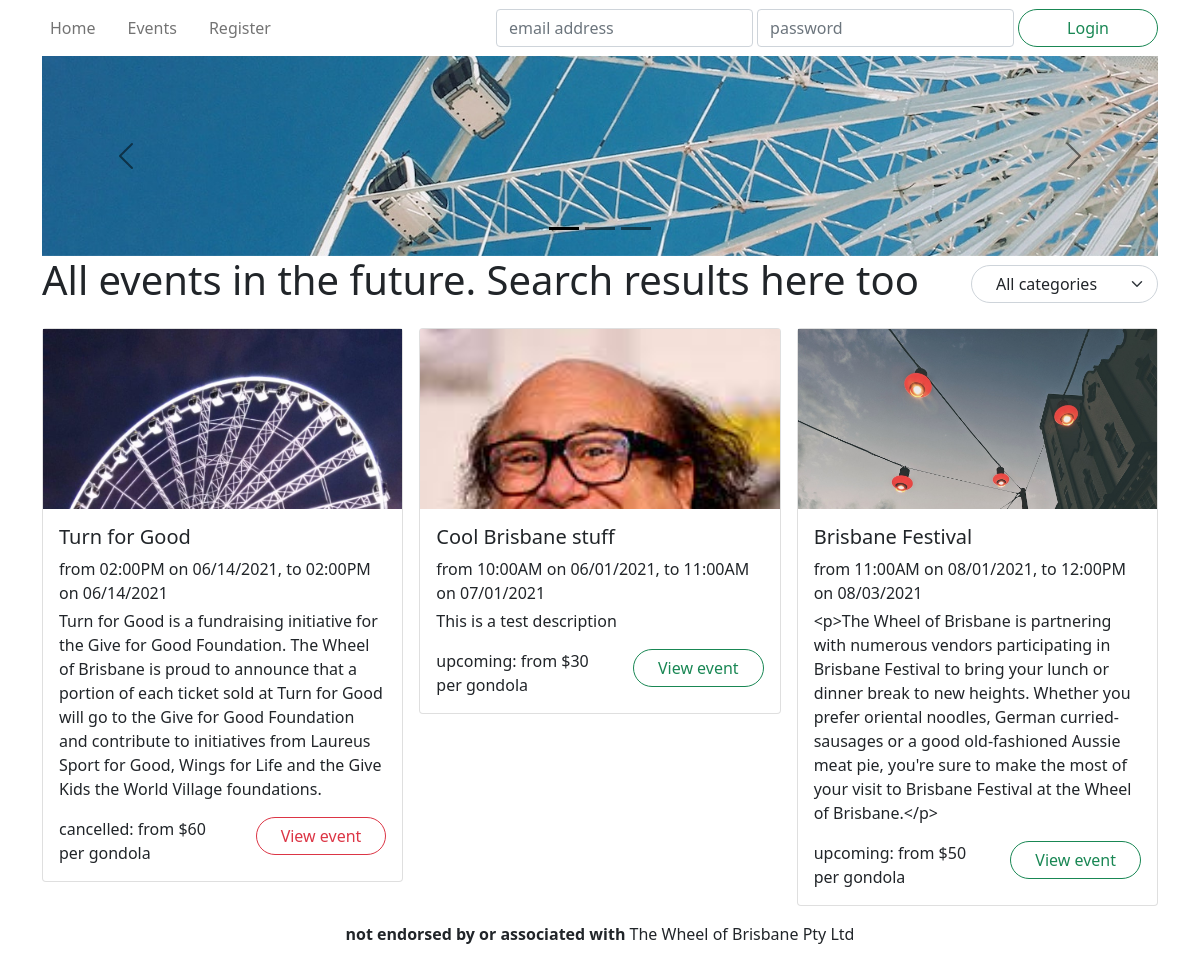
/events/, run on an earlier commit of the app's database.
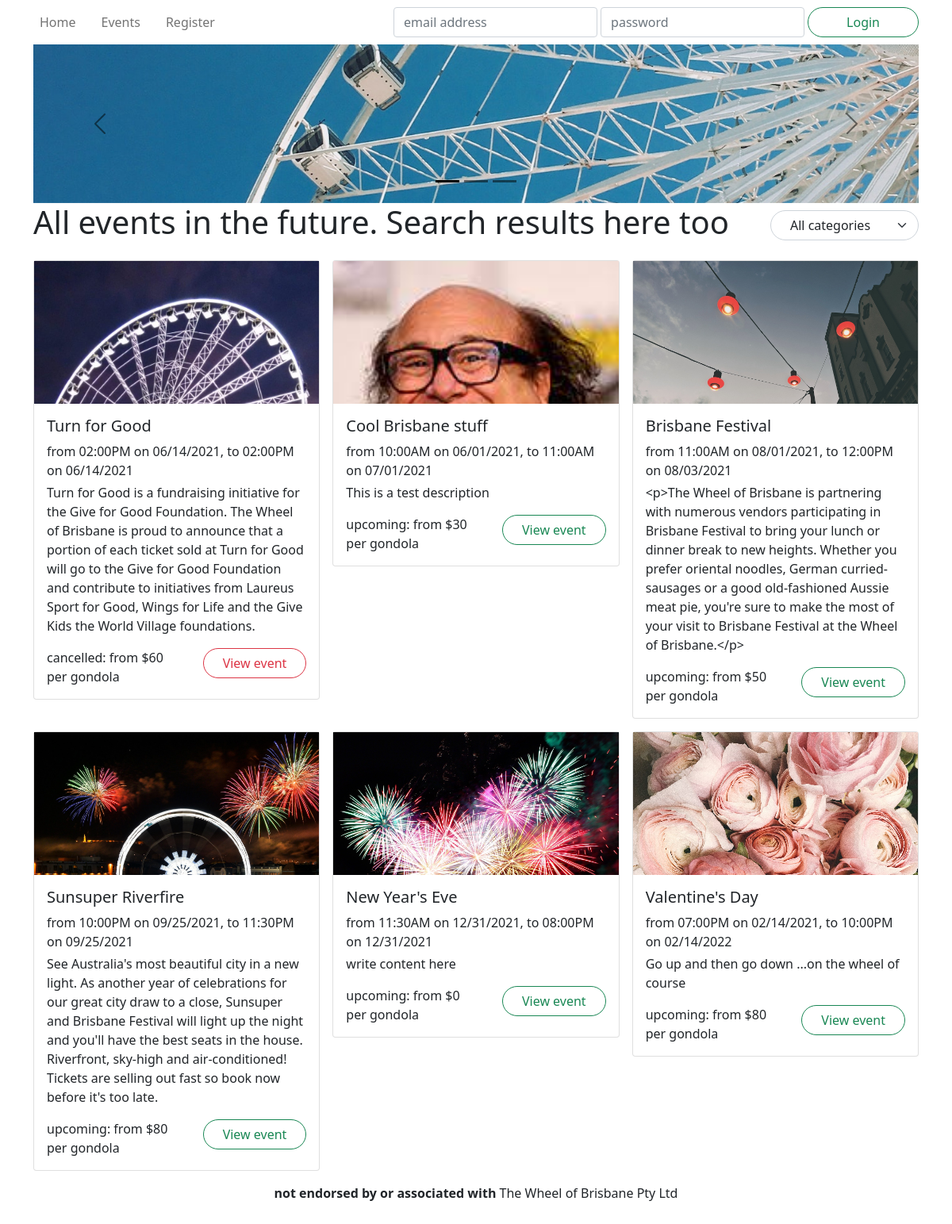
And on a later commit of the database.
### wheel/models.py (models this page shows, shortened)
class Event(db.Model):
    __tablename__ = 'events'
    id = db.Column(db.Integer, primary_key=True)
    name = db.Column(db.String(255), nullable=False)
    description = db.Column(db.Text)
    category = db.Column(db.String(40))
    status = db.Column(db.Enum('upcoming', 'inactive', 'cancelled', 'booked out'), nullable=False)
    image = db.Column(db.String(255))
    reviews = db.relationship('Review', backref='event')
    tickets = db.relationship('Ticket', backref='event')
    @staticmethod
    def getAll():
        return Event.query.\
            join(Ticket).\
            filter( Ticket.datetime > datetime.now() ).\
            group_by( Event.id ).\
            order_by( Ticket.datetime ).\
            all()
    @staticmethod
    def getAllCategories():
        return [event.category for event in Event.query.group_by('category').all()]
    def getTicketsDateRange(self):
        x_min = datetime(3000,9,9)
        x_max = datetime(2000,9,9)
        test = datetime(3000,9,9)
        for x in self.tickets:
            if x.datetime < x_min:
                x_min = x.datetime
            if x.datetime > x_max:
                x_max = x.datetime
        low_date = x_min.strftime("%m/%d/%Y")
        low_time = x_min.strftime("%I:%M%p")
        high_date = x_max.strftime("%m/%d/%Y")
        high_time = x_max.strftime("%I:%M%p")
        if x_min == test:
            return "There are no tickets for this event."
        output = "from " + low_time + " on " + low_date + ",  to " + high_time + " on " + high_date
        return output
    def getTicketsPriceFrom(self):
        low_ticket = 100000
        for x in self.tickets:
            if x.price < low_ticket:
                low_ticket = x.price
        if low_ticket == 100000:
            return " "
        low = str(low_ticket)
        return "from $" + low + " per gondola"
    def getStatusColour(self):
        return {
            'upcoming': 'success',
            'inactive': 'secondary',
            'booked out': 'secondary',
            'cancelled': 'danger'
        }[self.status]

class Ticket(db.Model):
    __tablename__ = 'tickets'
    id = db.Column(db.Integer, primary_key=True)
    datetime = db.Column(db.DateTime, nullable=False)
    price = db.Column(db.Integer, nullable=False)
    remaining = db.Column(db.Integer, nullable=False)
    event_id = db.Column(db.Integer, db.ForeignKey('events.id'))

### wheel/views.py (the view)
@events.route('/')
def viewAll():
    events = Event.getAll()
    categories = Event.getAllCategories()
    form = SearchForm() # TODO: create this form
    return render_template('events.html', events=events, categories=categories, form=form)

### wheel/forms.py
class SearchForm(FlaskForm):
    submit = SubmitField("Search")

### wheel/templates/events.html (shortened to what this page needs)
{% extends 'base.html' %}
{% block hero %}
<div id="hero-mini" class="carousel carousel-dark slide" data-bs-ride="carousel">
    <div class="carousel-indicators">
        <button type="button" class="active"
                data-bs-target="#hero" data-bs-slide-to="0"></button>
        <button type="button"
                data-bs-target="#hero" data-bs-slide-to="1"></button>
        <button type="button"
                data-bs-target="#hero" data-bs-slide-to="2"></button>
    </div>
    <div class="carousel-inner">
        <div class="carousel-item active">
            <div style="background-image: url('/static/images/bluesky.jpg');"></div>
        </div>
    </div>
    <button type="button" class="carousel-control-prev"
            data-bs-target="#hero" data-bs-slide="prev">
        <span class="carousel-control-prev-icon"></span>
    </button>
    <button type="button" class="carousel-control-next"
            data-bs-target="#hero" data-bs-slide="next">
        <span class="carousel-control-next-icon"></span>
    </button>
</div>
{% endblock %}
{% block title %}All events in the future. Search results here too{% endblock %}
{% block header_buttons %}
    <div class="col-6 col-md-auto my-auto">
        <select id="catselect" class="form-select rounded-pill ps-4 pe-5" >
            <option value="" selected>All categories</option>
        </select>
    </div>
{% endblock %}
{% block content %}
<section>
    <div class="row row-cols-1 row-cols-md-2 row-cols-xl-3 mb-3 g-3">
        {% for event in events %}
        <div class="col event {{event.category}}">
            <article class="card">
                <a href="{{url_for('events.view', id=event.id)}}" class="card-image" style="background-image: url('{{ event.image }}'); background-position: top;"></a>
                <div class="card-body">
                    <h5 class="card-title">{{ event.name }}</h5>
                    <p class="mb-1">
                        {{ event.getTicketsDateRange() }}
                    </p>
                <p class="card-text">{{ event.description }}</p>
                    <div class="row">
                        <span class="col my-auto">{{ "{}: {}".format( event.status, event.getTicketsPriceFrom() ) }}</span>
                        <span class="col-auto"><a href="{{url_for('events.view', id=event.id)}}" class="btn btn-outline-{{ event.getStatusColour() }} rounded-pill px-4">View event</a></span>
                    </div>
                </div>
            </article>
        </div>
        {% endfor %}
    </div>
</section>
{% endblock %}

### wheel/templates/base.html (shortened to what this page needs)
<!DOCTYPE html>
<html lang="en">
<head>
    <link href="https://cdn.jsdelivr.net/npm/bootstrap@5.0.0-beta3/dist/css/bootstrap.min.css"
            rel="stylesheet">
    <link rel="stylesheet" href="/static/css/unbootstrapify.css">
</head>
<body>
    <div class="container">
        <header>
            <nav class="navbar navbar-expand-lg navbar-light justify-content-between">
                <div class="navbar-nav flex-row gap-3">
                    <a class="nav-link" href="{{ url_for('main.index') }}">Home</a>
                    <a class="nav-link" href="{{ url_for('events.viewAll') }}">Events</a>
                    {% if current_user.is_authenticated %}
                    <a class="nav-link" href="{{ url_for('main.bookings') }}">My Bookings</a>
                    {% else %}
                    <a class="nav-link" href="{{ url_for('auth.register') }}">Register</a>
                    {% endif %}
                </div>
                <div class="collapse navbar-collapse flex-grow-0" id="navbarlogin">
                    {% if not current_user.is_authenticated %}
                    <form method="POST" action="{{ url_for('auth.login') }}" class="navbar-nav flex-row gap-1">
                        <input name="email" type="text" required
                                class="form-control" placeholder="email address">
                        <input name="password" type="password" required
                                class="form-control" placeholder="password">
                        <button class="btn btn-outline-success rounded-pill px-5" type="submit">Login</button>
                    </form>
                    {% else %}
                    <form action="{{ url_for('auth.logout') }}" class="navbar-nav flex-row gap-1">
                        <button class="btn btn-outline-primary rounded-pill px-5" type="submit">Logout</button>
                    </form>
                    {% endif %}
                </div>
            </nav>
            {% block hero %}
            {% endblock %}
        </header>
        <main>
            <header class="row mb-3">
                <div class="col-md"><h1>{% block title %}{% endblock %}</h1></div>
                {% block header_buttons %}{% endblock %}
            </header>
            {% block content %}
            {% endblock %}
        </main>
        <footer class="text-center footer"><strong>not endorsed by or associated with </strong>The Wheel of Brisbane Pty Ltd</footer>
    </div>
</body>
</html>

What changed in the data, as far as the page shows it:
added Event: image (picture), name "Sunsuper Riverfire", getTicketsDateRange "from 10:00PM on 09/25/2021, to 11:30PM on 09/25/2021", description "See Australia's most beautiful city in a new light. As another year of celebrations for our great city draw to a close, Sunsuper and Brisbane Festival will light up the night and you'll have the best seats in the house. Riverfront, sky-high and air-conditioned! Tickets are selling out fast so book now before it's too late.", status.price "upcoming: from $80 per gondola"
added Event: image (picture), name "New Year's Eve", getTicketsDateRange "from 11:30AM on 12/31/2021, to 08:00PM on 12/31/2021", description "write content here", status.price "upcoming: from $0 per gondola"
added Event: image (picture), name "Valentine's Day", getTicketsDateRange "from 07:00PM on 02/14/2021, to 10:00PM on 02/14/2022", description "Go up and then go down ...on the wheel of course", status.price "upcoming: from $80 per gondola"
